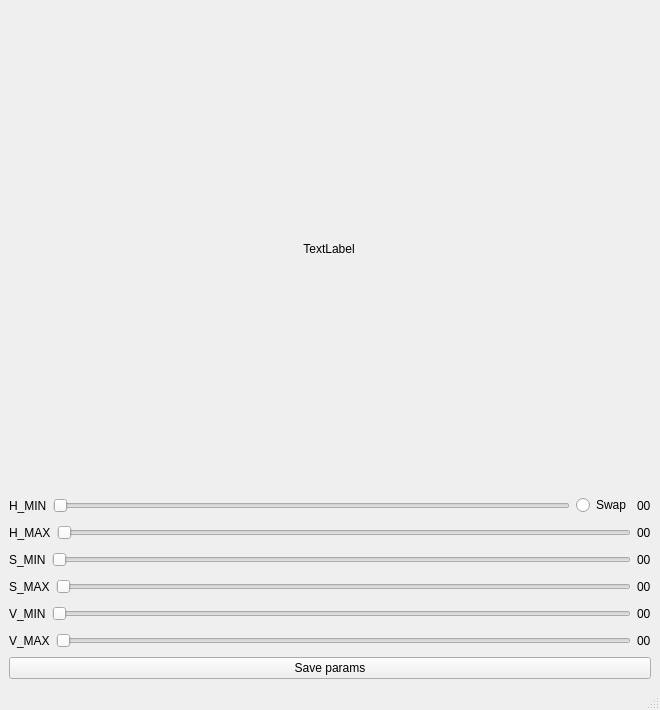
<?xml version="1.0" encoding="UTF-8"?>
<ui version="4.0">
 <class>Calibration</class>
 <widget class="QMainWindow" name="Calibration">
  <property name="geometry">
   <rect>
    <x>0</x>
    <y>0</y>
    <width>660</width>
    <height>710</height>
   </rect>
  </property>
  <property name="minimumSize">
   <size>
    <width>660</width>
    <height>710</height>
   </size>
  </property>
  <property name="maximumSize">
   <size>
    <width>660</width>
    <height>710</height>
   </size>
  </property>
  <property name="windowTitle">
   <string>MainWindow</string>
  </property>
  <widget class="QWidget" name="centralwidget">
   <layout class="QVBoxLayout" name="verticalLayout_2">
    <item>
     <widget class="QLabel" name="label">
      <property name="sizePolicy">
       <sizepolicy hsizetype="Expanding" vsizetype="Expanding">
        <horstretch>0</horstretch>
        <verstretch>0</verstretch>
       </sizepolicy>
      </property>
      <property name="minimumSize">
       <size>
        <width>640</width>
        <height>480</height>
       </size>
      </property>
      <property name="maximumSize">
       <size>
        <width>640</width>
        <height>480</height>
       </size>
      </property>
      <property name="text">
       <string>TextLabel</string>
      </property>
      <property name="alignment">
       <set>Qt::AlignCenter</set>
      </property>
     </widget>
    </item>
    <item>
     <layout class="QVBoxLayout" name="verticalLayout">
      <item>
       <layout class="QHBoxLayout" name="horizontalLayout">
        <item>
         <widget class="QLabel" name="label_2">
          <property name="sizePolicy">
           <sizepolicy hsizetype="Minimum" vsizetype="Preferred">
            <horstretch>0</horstretch>
            <verstretch>0</verstretch>
           </sizepolicy>
          </property>
          <property name="text">
           <string>H_MIN</string>
          </property>
         </widget>
        </item>
        <item>
         <widget class="QSlider" name="horizontalSlider">
          <property name="maximum">
           <number>180</number>
          </property>
          <property name="orientation">
           <enum>Qt::Horizontal</enum>
          </property>
         </widget>
        </item>
        <item>
         <widget class="QRadioButton" name="radioButton">
          <property name="text">
           <string>Swap</string>
          </property>
         </widget>
        </item>
        <item>
         <widget class="QLabel" name="label_8">
          <property name="text">
           <string>00</string>
          </property>
         </widget>
        </item>
       </layout>
      </item>
      <item>
       <layout class="QHBoxLayout" name="horizontalLayout_2">
        <item>
         <widget class="QLabel" name="label_3">
          <property name="sizePolicy">
           <sizepolicy hsizetype="Minimum" vsizetype="Preferred">
            <horstretch>0</horstretch>
            <verstretch>0</verstretch>
           </sizepolicy>
          </property>
          <property name="text">
           <string>H_MAX</string>
          </property>
         </widget>
        </item>
        <item>
         <widget class="QSlider" name="horizontalSlider_2">
          <property name="maximum">
           <number>180</number>
          </property>
          <property name="orientation">
           <enum>Qt::Horizontal</enum>
          </property>
         </widget>
        </item>
        <item>
         <widget class="QLabel" name="label_9">
          <property name="text">
           <string>00</string>
          </property>
         </widget>
        </item>
       </layout>
      </item>
      <item>
       <layout class="QHBoxLayout" name="horizontalLayout_3">
        <item>
         <widget class="QLabel" name="label_4">
          <property name="sizePolicy">
           <sizepolicy hsizetype="Minimum" vsizetype="Preferred">
            <horstretch>0</horstretch>
            <verstretch>0</verstretch>
           </sizepolicy>
          </property>
          <property name="text">
           <string>S_MIN</string>
          </property>
         </widget>
        </item>
        <item>
         <widget class="QSlider" name="horizontalSlider_3">
          <property name="maximum">
           <number>255</number>
          </property>
          <property name="orientation">
           <enum>Qt::Horizontal</enum>
          </property>
         </widget>
        </item>
        <item>
         <widget class="QLabel" name="label_10">
          <property name="text">
           <string>00</string>
          </property>
         </widget>
        </item>
       </layout>
      </item>
      <item>
       <layout class="QHBoxLayout" name="horizontalLayout_4">
        <item>
         <widget class="QLabel" name="label_5">
          <property name="sizePolicy">
           <sizepolicy hsizetype="Minimum" vsizetype="Preferred">
            <horstretch>0</horstretch>
            <verstretch>0</verstretch>
           </sizepolicy>
          </property>
          <property name="text">
           <string>S_MAX</string>
          </property>
         </widget>
        </item>
        <item>
         <widget class="QSlider" name="horizontalSlider_4">
          <property name="maximum">
           <number>255</number>
          </property>
          <property name="orientation">
           <enum>Qt::Horizontal</enum>
          </property>
         </widget>
        </item>
        <item>
         <widget class="QLabel" name="label_11">
          <property name="text">
           <string>00</string>
          </property>
         </widget>
        </item>
       </layout>
      </item>
      <item>
       <layout class="QHBoxLayout" name="horizontalLayout_5">
        <item>
         <widget class="QLabel" name="label_6">
          <property name="sizePolicy">
           <sizepolicy hsizetype="Minimum" vsizetype="Preferred">
            <horstretch>0</horstretch>
            <verstretch>0</verstretch>
           </sizepolicy>
          </property>
          <property name="text">
           <string>V_MIN</string>
          </property>
         </widget>
        </item>
        <item>
         <widget class="QSlider" name="horizontalSlider_5">
          <property name="maximum">
           <number>255</number>
          </property>
          <property name="orientation">
           <enum>Qt::Horizontal</enum>
          </property>
         </widget>
        </item>
        <item>
         <widget class="QLabel" name="label_12">
          <property name="text">
           <string>00</string>
          </property>
         </widget>
        </item>
       </layout>
      </item>
      <item>
       <layout class="QHBoxLayout" name="horizontalLayout_6">
        <item>
         <widget class="QLabel" name="label_7">
          <property name="sizePolicy">
           <sizepolicy hsizetype="Minimum" vsizetype="Preferred">
            <horstretch>0</horstretch>
            <verstretch>0</verstretch>
           </sizepolicy>
          </property>
          <property name="text">
           <string>V_MAX</string>
          </property>
         </widget>
        </item>
        <item>
         <widget class="QSlider" name="horizontalSlider_6">
          <property name="maximum">
           <number>255</number>
          </property>
          <property name="orientation">
           <enum>Qt::Horizontal</enum>
          </property>
         </widget>
        </item>
        <item>
         <widget class="QLabel" name="label_13">
          <property name="text">
           <string>00</string>
          </property>
         </widget>
        </item>
       </layout>
      </item>
     </layout>
    </item>
    <item>
     <widget class="QPushButton" name="pushButton">
      <property name="text">
       <string>Save params</string>
      </property>
     </widget>
    </item>
   </layout>
  </widget>
  <widget class="QMenuBar" name="menubar">
   <property name="geometry">
    <rect>
     <x>0</x>
     <y>0</y>
     <width>660</width>
     <height>27</height>
    </rect>
   </property>
  </widget>
  <widget class="QStatusBar" name="statusbar"/>
 </widget>
 <resources/>
 <connections/>
</ui>
